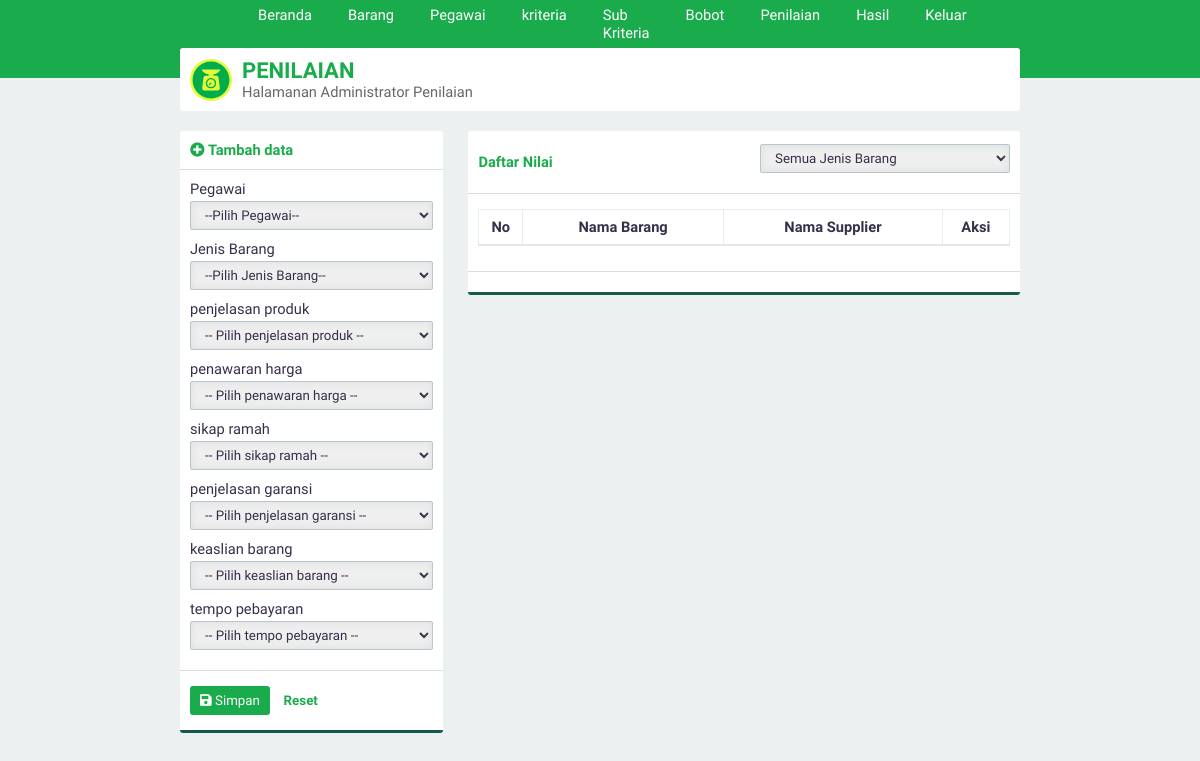
Page /spkmetodesaw_UAS/?page=penilaian (signed in) on the committed database.
### tables this page shows
CREATE TABLE `kriteria` (
  `id_kriteria` int(3) NOT NULL,
  `namaKriteria` varchar(30) NOT NULL,
  `sifat` enum('Benefit','Cost') NOT NULL
);

### spkmetodesaw_UAS/page/tambahnilai.php (the view, shortened to what this page needs)
<div class="panel-top">
    <b class="text-green"><i class="fa fa-plus-circle text-green"></i> Tambah data</b>
</div>
<form id="form" action="./proses/prosestambah.php" method="POST">
    <div class="panel-middle">
        <div class="group-input">
            <label for="supplier">Pegawai</label>
            <select class="form-custom" required name="supplier" id="supplier">
                <option selected disabled>--Pilih Pegawai--</option>
            </select>
        </div>
        <div class="group-input">
            <label for="barang">Jenis Barang</label>
            <select class="form-custom" required name="barang" id="barang">
                <option selected disabled>--Pilih Jenis Barang--</option>
            </select>
        </div>
        <?php
        $query="SELECT * FROM kriteria";
        $execute=$konek->query($query);
        if ($execute->num_rows > 0){
            while($data=$execute->fetch_array(MYSQLI_ASSOC)){
                echo "<div class=\"group-input\">";
                echo "<label for=\"nilai\">$data[namaKriteria]</label>";
                echo "<select class=\"form-custom\" required name=\"nilai[]\" id=\"nilai\">";
                echo "<option disabled selected>-- Pilih $data[namaKriteria] --</option>";
                echo "</select></div>";
            }
        }
        ?>
    </div>
    <div class="panel-bottom">
        <button type="submit" id="buttonsimpan" class="btn btn-green"><i class="fa fa-save"></i> Simpan</button>
        <button type="reset" id="buttonreset" class="btn btn-second">Reset</button>
    </div>
</form>

### spkmetodesaw_UAS/asset/css/style.css (style rules this page uses)
* { padding: 0; margin: 0; font-family: 'Work Sans', sans-serif; color: #36304A; font-weight: 500; letter-spacing: normal; }
b, h1, h2, h3, h4, h5 { padding: 0; font-weight: 600 !important; margin: 0.83em 0em; }
.text-green { color: #1aab4c !important; }
input, select { border: none; width: 100%; }
.form-custom { padding: 5px 10px; border: solid 1px #BDC3C7; -webkit-border-radius: 2px; -moz-border-radius: 2px; border-radius: 2px; box-sizing: border-box; box-shadow: inset 0 0 8px #d9dfe3; margin: 3px 0 10px 0; }
.btn { border: none; -webkit-padding: 7px 10px; -o-padding: 7px 10px; -moz-padding: 7px 10px; padding: 7px 10px; border-radius: 3px; margin: 5px 0px; display: inline-block; cursor: pointer; font-size: 10pt !important; }
.btn i { color: white !important; }
.btn-green { background-color: #1aab4c; color: white !important; }
.btn-second { background-color: transparent; color: #1aab4c; font-weight: 600; }
.panel-top { padding: 10px; box-sizing: padding-box; border-bottom: solid 1px #dddddd; }
.panel-middle { padding: 10px; box-sizing: padding-box; }
.panel-bottom { padding: 10px; border-bottom: solid 3px #135a4c; border-top: solid 1px #dddddd; }
body { background-color: #ECF0F1; display: flex; width: 100vw; height: 100vh; align-items: center; flex-direction: column; overflow-x: hidden; font-size: 11pt; }

### rows in the picture
kriteria: namaKriteria "penjelasan produk"
kriteria: namaKriteria "penawaran harga"
kriteria: namaKriteria "sikap ramah"
kriteria: namaKriteria "penjelasan garansi"
kriteria: namaKriteria "keaslian barang"
kriteria: namaKriteria "tempo pebayaran"
